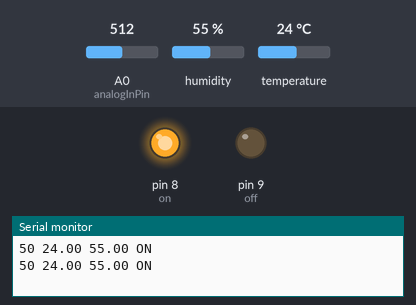
A sketch run on a simulated Arduino Uno, built with avr-gcc and run on an emulated ATmega328P. Parts: output pins drawn as LEDs (lit = HIGH), the last lines printed to the serial monitor. The test bench sets the inputs (shaded band); at power-on: humidity 55 %, A0 (analogInPin) = 512, temperature 24 °C.

Above: at 1.8 s.
1.9 s: humidity set to 47 %
3.4 s: humidity set to 44 %
At 4.3 s:
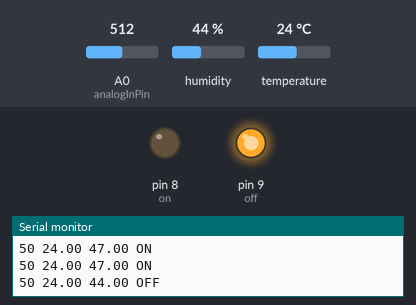
5.5 s: humidity set to 68 %
At 6.8 s:
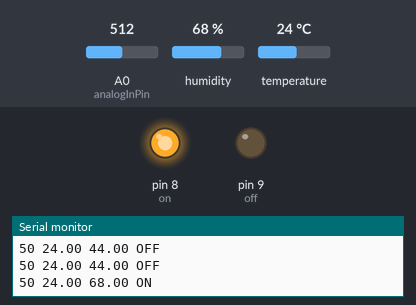
7.6 s: humidity set to 22 %
At 9.3 s:
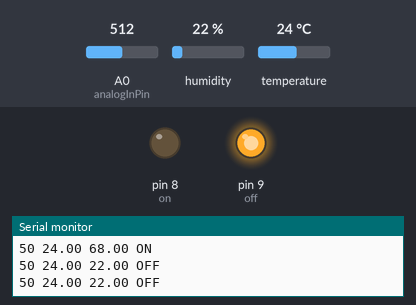
Timing chart, 0 to 10.6 s (numbered marks = the images above; inputs shaded):
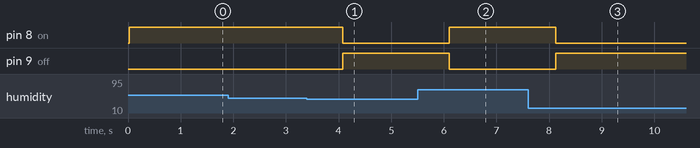

The sketch:

Code_ard.ino
```cpp
#include <Adafruit_Sensor.h>
#include <DHT.h>

// Dht pin
#define DHTPIN 3
//Type of DTH
#define DHTTYPE DHT11

//For soil moisture
const int analogInPin = A0;

int sensorValue = 0; // value read from the pot
int soil_moisture = 0;

//Motor values
int on = 8;
int off = 9;

//DTH init
DHT dht = DHT(DHTPIN, DHTTYPE);

void setup()
{
  //delay(2000);
  Serial.begin(9600);
  dht.begin();
  pinMode(on, OUTPUT);
  pinMode(off, OUTPUT);
}

void loop()
{
  //Sensor values
  sensorValue = analogRead(analogInPin);
  soil_moisture = map(sensorValue, 0, 1023, 0, 100); //maps the adc values to 0 to 100%

  // Read the temperature as Celsius
  float temp_c = dht.readTemperature();

  //Read heat index
  float room_humid = dht.readHumidity();

  if (isnan(room_humid) || isnan(temp_c) || soil_moisture < 0)
  {
    Serial.println("Failed to read from DHT and moisture sensor!");
    return;
  }

  Serial.print(soil_moisture);
  Serial.print(" ");
  Serial.print(temp_c);
  Serial.print(" ");
  Serial.print(room_humid);
  Serial.print(" ");

  //Test case
  if (temp_c > 32 || room_humid > 45 || soil_moisture > 50)
  {
    //Pump on
    digitalWrite(on, HIGH);
    digitalWrite(off, LOW);
    Serial.print("ON");
    Serial.println();
    delay(1000);
  }
  else
  {
    //Pump off
    digitalWrite(on, LOW);
    digitalWrite(off, HIGH);
    Serial.print("OFF");
    Serial.println();
    delay(1000);
  }
}
```

Measured:
- the behaviour switches between 46 and 45 % on humidity (found by bisection; images 0 and 1)
- after the input at 3.4 s, pin 8 (on): HIGH → LOW after 0.68 s; pin 9 (off): LOW → HIGH after 0.68 s
- after the input at 5.5 s, pin 8 (on): LOW → HIGH after 0.60 s; pin 9 (off): HIGH → LOW after 0.60 s
- after the input at 7.6 s, pin 8 (on): HIGH → LOW after 0.53 s; pin 9 (off): LOW → HIGH after 0.53 s
